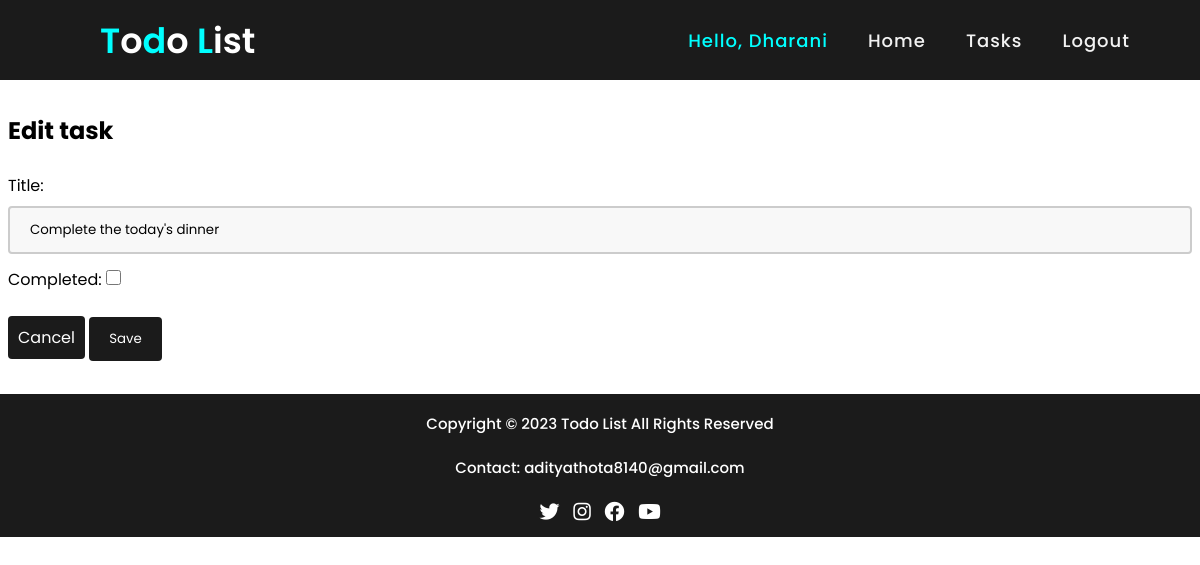
Page /tasks/edit/34 (signed in) on the earlier database version.
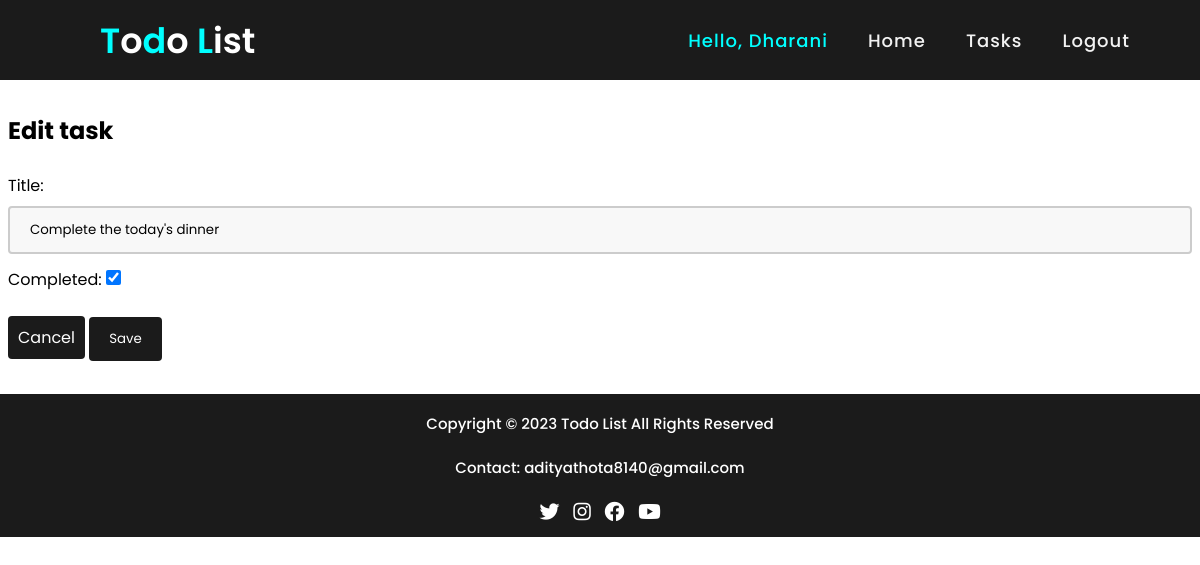
Same page on the later database version.
### myapp/models.py (models this page shows)
class Task(models.Model):
    user = models.ForeignKey(User, on_delete=models.CASCADE)
    title = models.CharField(max_length=100)
    completed = models.BooleanField(default=False)

### myapp/views.py (the view)
# urls.py: path('edit/<int:pk>', views.edit_task, name='edit_task'),
@login_required
def edit_task(request, pk):
    task = get_object_or_404(Task, pk=pk)
    form = TaskForm(request.POST or None, instance=task)
    if form.is_valid():
        form.save()
        return redirect('task_list')
    return render(request, 'edit_task.html', {'form': form})

### myapp/forms.py
class TaskForm(forms.ModelForm):
    class Meta:
        model = Task
        fields = ['title', 'completed']

### templates/edit_task.html (shortened to what this page needs)
{% extends 'base.html' %}
{% block contents %}
<div class="tlist">
<h2>Edit task</h3><br>
<form method="POST" action="" class="task-form">
  {{ form.as_p }}
  <br><a href="{% url 'task_list' %}" class="cancel-link">Cancel</a>
  <button type="submit">Save</button>
</form>
</div>
{% endblock %}

Differences in the rows shown:
changed Task "Complete the today's dinner": completed "☐" → "☑"
